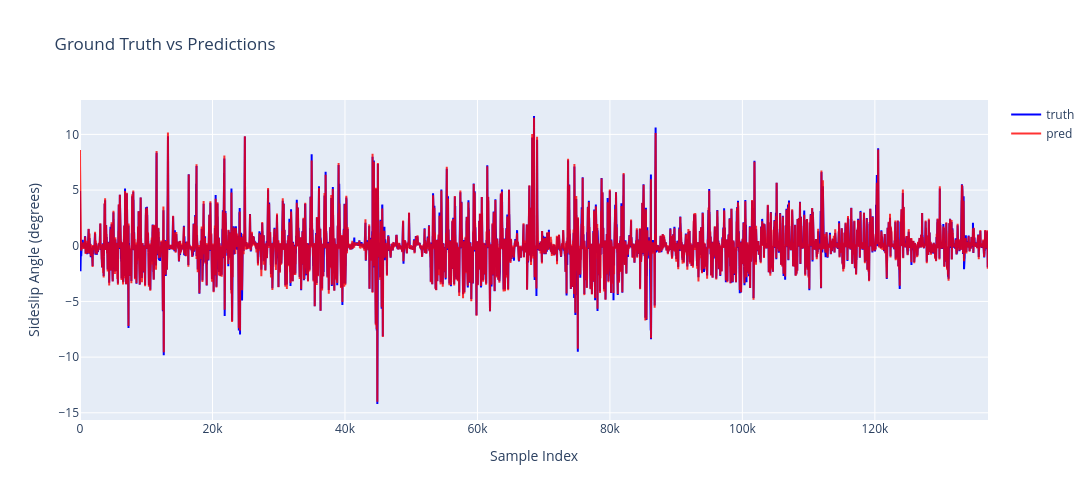

Notebook code for this chart:
### Markdown cell above
## Interactive Visualization with Plotly

We use Plotly for this visualization because it allows you to:
- **Zoom in/out** to examine specific regions
- **Pan** across the signal
- **Hover** to see exact values

**What to look for:**
- The red line (predictions) should closely follow the blue line (ground truth)
- The model should capture both large trends and smaller variations
- Performance is slightly better here than validation because this includes training data

**Note:** If Plotly doesn't work in your environment, you can replace it with matplotlib by using `plt.plot()`.

### Code cell
import plotly.graph_objects as go

# Set model to evaluation mode
model.eval()

# Storage for predictions and ground truth
total_loss = 0  
preds = []
ground_truths = []

# Generate predictions for all training data
with torch.no_grad():
    for step, (x, y) in enumerate(train_dataloader_unshuffled):
        X, y = x.to(device), y.to(device).reshape([len(y), 1])

        pred = model(X)
        loss = criterion(pred, y)
        total_loss += loss.item()
        
        # Store predictions and ground truth
        preds.append(pred.reshape(-1).cpu().numpy())
        ground_truths.append(y.reshape(-1).cpu().numpy())

    print(f"Avg. Loss: {total_loss/step}")
    
    # Concatenate all batches into single arrays
    ground_truths = np.concatenate(ground_truths)
    preds = np.concatenate(preds)

# Create interactive plot
fig = go.Figure()
fig.add_trace(go.Scatter(y=ground_truths, mode='lines', name='truth', line=dict(color='blue')))
fig.add_trace(go.Scatter(y=preds.flatten(), mode='lines', name='pred', line=dict(color='red'), opacity=0.8))
fig.update_layout(
    title='Ground Truth vs Predictions',
    xaxis_title='Sample Index',
    yaxis_title='Sideslip Angle (degrees)',
    width=1200,
    height=500
)
fig.show()

### Figure 1 — Plotly figure (JSON) as saved in the notebook; plotly's stock layout.template omitted (floating-point values rounded to 4 significant figures; data arrays with more than 128 entries replaced by an {"elided": "..."} marker saying what was removed)
{"data": [{"line": {"color": "blue"}, "mode": "lines", "name": "truth", "type": "scatter", "y": {"elided": "137080 float values"}}, {"line": {"color": "red"}, "mode": "lines", "name": "pred", "opacity": 0.8, "type": "scatter", "y": {"elided": "137080 float values"}}], "layout": {"height": 500, "title": {"text": "Ground Truth vs Predictions"}, "width": 1200, "xaxis": {"title": {"text": "Sample Index"}}, "yaxis": {"title": {"text": "Sideslip Angle (degrees)"}}}}
